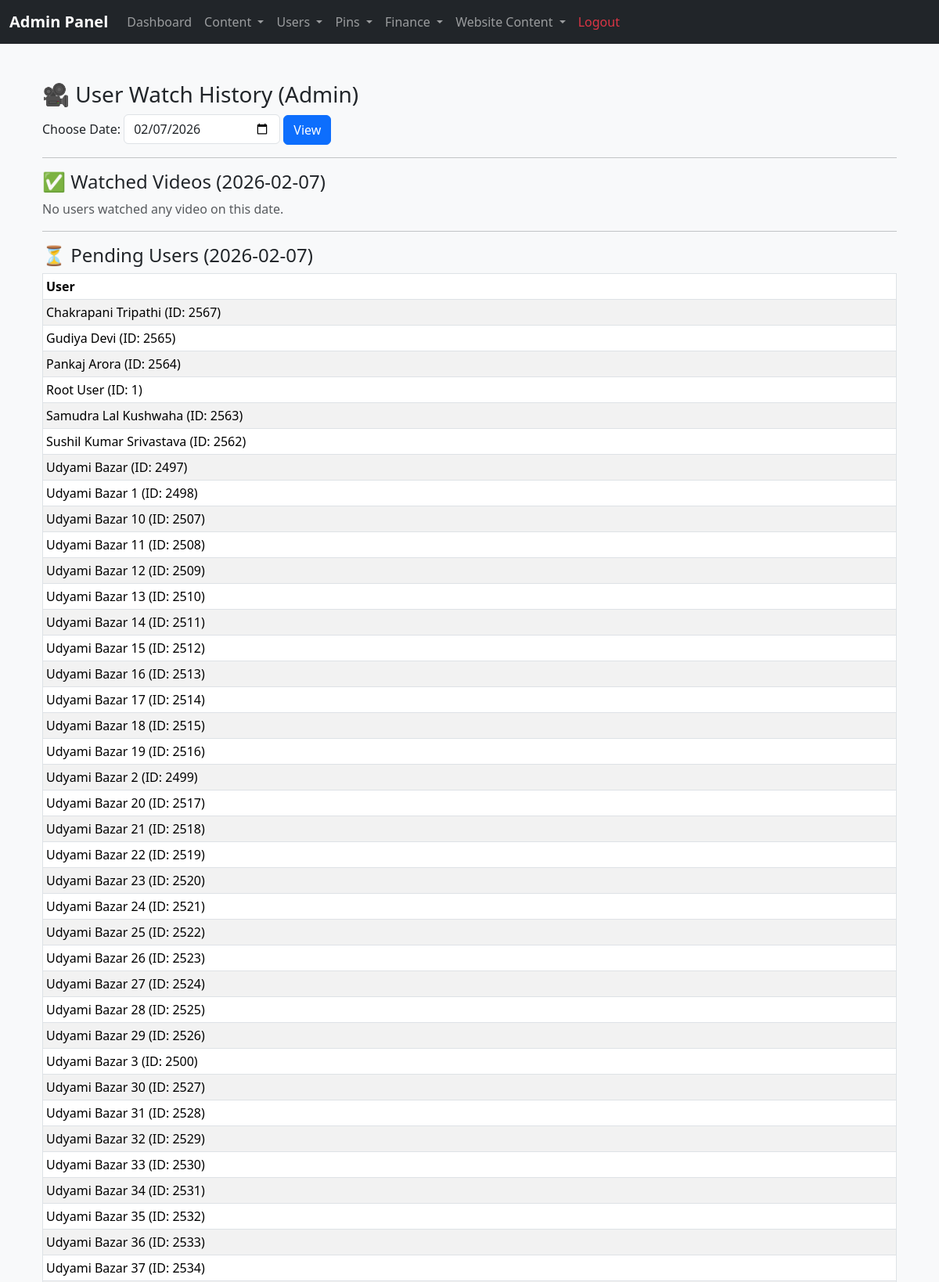
Screenshot of /admin/watch_history.php (signed in, upper part) with the database file from the repository.
### tables this page shows
CREATE TABLE `users` (
  `id` int(11) NOT NULL,
  `sponsor_id` int(11) DEFAULT NULL,
  `parent_id` int(11) DEFAULT NULL,
  `position` enum('left','right') DEFAULT NULL,
  `name` varchar(150) NOT NULL,
  `email` varchar(150) NOT NULL,
  `mobile` varchar(20) DEFAULT NULL,
  `password` varchar(255) NOT NULL,
  `plain_password` varchar(100) DEFAULT NULL,
  `pin` varchar(32) DEFAULT NULL,
  `is_active` tinyint(1) DEFAULT 0,
  `referrer_id` int(11) DEFAULT NULL,
  `wallet_balance` decimal(10,2) DEFAULT 0.00,
  `created_at` datetime DEFAULT current_timestamp(),
  `product_id` int(11) DEFAULT NULL,
  `delivery_type` enum('Booking','Instant') DEFAULT 'Instant'
);

### admin/watch_history.php (the view, shortened to what this page needs)
<?php
require '../config/db.php';
$selected_date = isset($_GET['date']) ? $_GET['date'] : date("Y-m-d");
$sqlWatched = "SELECT u.id as user_id, u.name, v.title, w.watched_at
FROM watch_history w
LEFT JOIN users u ON w.user_id = u.id
LEFT JOIN videos v ON w.video_id = v.id
WHERE DATE(w.watched_at) = '$selected_date'
ORDER BY u.name, w.watched_at DESC;";
$resWatched = $conn->query($sqlWatched);
$sqlPending = "SELECT u.id, u.name
               FROM users u
               WHERE u.id NOT IN (
                    SELECT user_id FROM watch_history WHERE DATE(watched_at) = '$selected_date'
               )
               ORDER BY u.name ASC";
$resPending = $conn->query($sqlPending);
include 'includes/header.php';
?>
<div class="container mt-4">
    <h3>🎥 User Watch History (Admin)</h3>
    <form method="get" class="mb-3">
        <label for="date" class="form-label">Choose Date:</label>
        <input type="date" id="date" name="date" value="<?= $selected_date ?>" class="form-control" style="max-width:200px;display:inline-block;">
        <button type="submit" class="btn btn-primary">View</button>
    </form>
    <hr>
    <h4>✅ Watched Videos (<?= $selected_date ?>)</h4>
    <?php if ($resWatched && $resWatched->num_rows > 0): ?>
        <table class="table table-bordered table-striped table-sm">
            <thead>
                <tr>
                    <th>User</th>
                    <th>Watched At</th>
                </tr>
            </thead>
            <tbody>
            <?php while ($row = $resWatched->fetch_assoc()): ?>
                <tr>
                    <td><?= htmlspecialchars($row['name']) ?> (ID: <?= $row['user_id'] ?>)</td>
                    <td><?= $row['watched_at'] ?></td>
                </tr>
            <?php endwhile; ?>
            </tbody>
        </table>
    <?php else: ?>
        <p class="text-muted">No users watched any video on this date.</p>
    <?php endif; ?>
    <hr>
    <h4>⏳ Pending Users (<?= $selected_date ?>)</h4>
    <?php if ($resPending && $resPending->num_rows > 0): ?>
        <table class="table table-bordered table-striped table-sm">
            <thead>
                <tr>
                    <th>User</th>
                </tr>
            </thead>
            <tbody>
            <?php while ($row = $resPending->fetch_assoc()): ?>
                <tr>
                    <td><?= htmlspecialchars($row['name']) ?> (ID: <?= $row['id'] ?>)</td>
                </tr>
            <?php endwhile; ?>
            </tbody>
        </table>
    <?php else: ?>
        <p class="text-muted">All users watched at least one video on this date 🎉</p>
    <?php endif; ?>
</div>
<?php include 'includes/footer.php'; ?>

### assest/style.css (style rules this page uses)
body { background-color: #f8f9fa; }
h1, h2, h3 { font-family: 'Segoe UI', sans-serif; }

### rows the page displays
users: name "Chakrapani Tripathi", id "2567"
users: name "Gudiya Devi", id "2565"
users: name "Pankaj Arora", id "2564"
users: name "Root User", id "1"
users: name "Samudra Lal Kushwaha", id "2563"
users: name "Sushil Kumar Srivastava", id "2562"
users: name "Udyami Bazar", id "2497"
users: name "Udyami Bazar 1", id "2498"
users: name "Udyami Bazar 10", id "2507"
users: name "Udyami Bazar 11", id "2508"
users: name "Udyami Bazar 12", id "2509"
users: name "Udyami Bazar 13", id "2510"
users: name "Udyami Bazar 14", id "2511"
users: name "Udyami Bazar 15", id "2512"
users: name "Udyami Bazar 16", id "2513"
users: name "Udyami Bazar 17", id "2514"
users: name "Udyami Bazar 18", id "2515"
users: name "Udyami Bazar 19", id "2516"
users: name "Udyami Bazar 2", id "2499"
users: name "Udyami Bazar 20", id "2517"
users: name "Udyami Bazar 21", id "2518"
users: name "Udyami Bazar 22", id "2519"
users: name "Udyami Bazar 23", id "2520"
users: name "Udyami Bazar 24", id "2521"
users: name "Udyami Bazar 25", id "2522"
users: name "Udyami Bazar 26", id "2523"
users: name "Udyami Bazar 27", id "2524"
users: name "Udyami Bazar 28", id "2525"
users: name "Udyami Bazar 29", id "2526"
users: name "Udyami Bazar 3", id "2500"
users: name "Udyami Bazar 30", id "2527"
users: name "Udyami Bazar 31", id "2528"
users: name "Udyami Bazar 32", id "2529"
users: name "Udyami Bazar 33", id "2530"
users: name "Udyami Bazar 34", id "2531"
users: name "Udyami Bazar 35", id "2532"
users: name "Udyami Bazar 36", id "2533"
users: name "Udyami Bazar 37", id "2534"

### other values shown
$selected_date "2026-02-07"
